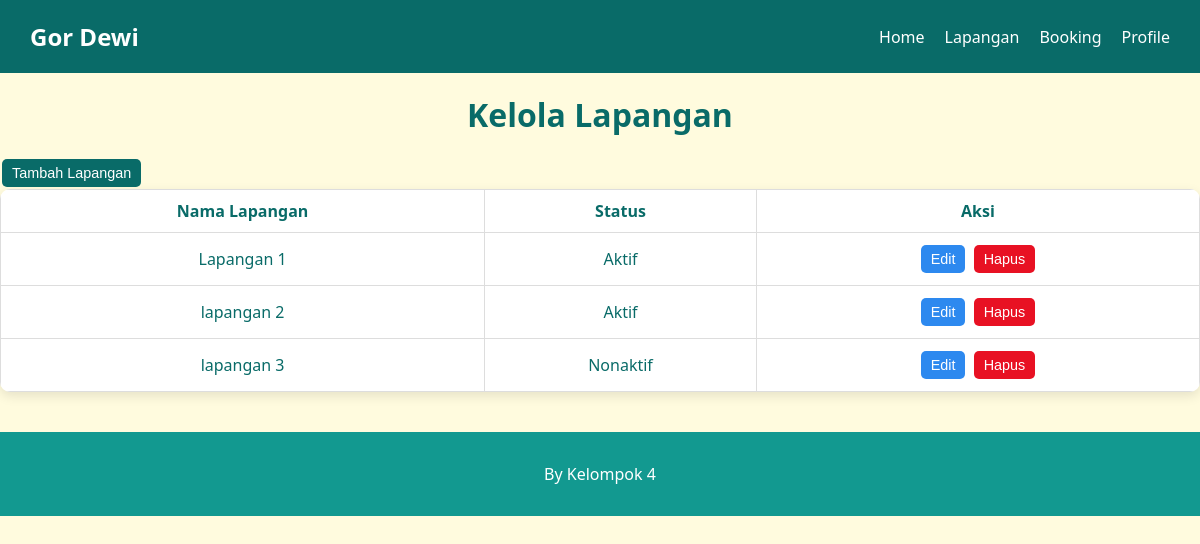
/admin/kelola_lapangan.php, run on an earlier commit of the app's database.
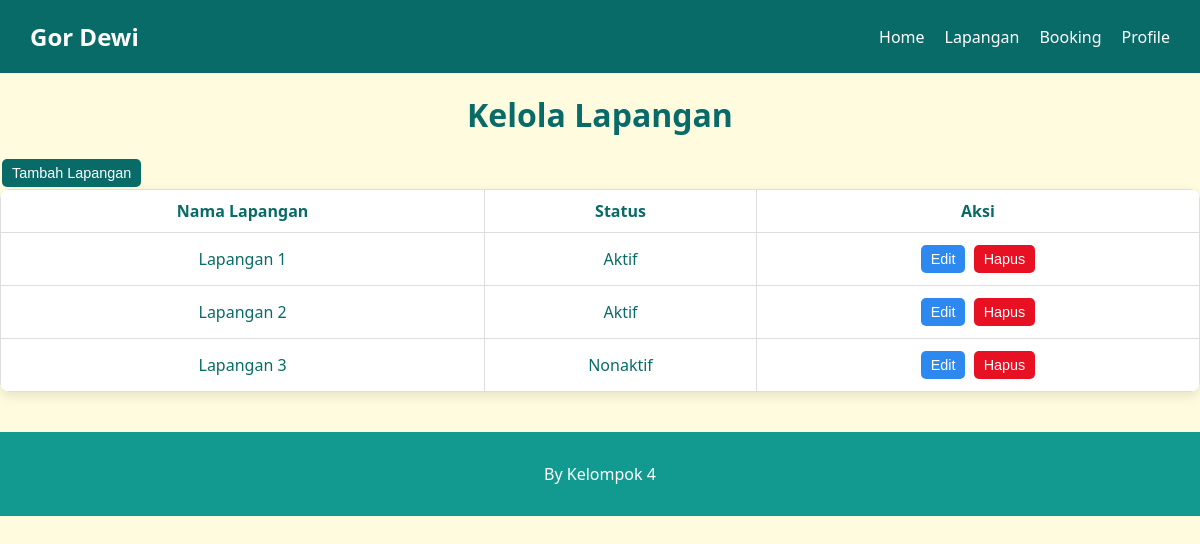
And on a later commit of the database.
### tables this page shows
CREATE TABLE `lapangan` (
  `id_lapangan` int(11) NOT NULL,
  `nama_lapangan` varchar(100) NOT NULL,
  `status_aktif` tinyint(1) DEFAULT 1
);

### admin/kelola_lapangan.php (the view, shortened to what this page needs)
<?php
include '../koneksi.php';
?>
<!DOCTYPE html>
<html>
<head>
    <link rel="stylesheet" href="../style/all.css">
    <link rel="stylesheet" href="../style/admin.css">
    <link rel="stylesheet" href="../style/alert.css">
</head>
<body>
    <nav>
        <div class="logo">Gor Dewi</div>
        <ul>
            <li><a href="../admin/admin.php">Home</a></li>
            <li><a href="../admin/kelola_lapangan.php">Lapangan</a></li>
            <li><a href="../admin/kelola_booking.php">Booking</a></li>
            <li><a href="../admin/profile_admin.php">Profile</a></li>
        </ul>
    </nav>
    <h1>Kelola Lapangan</h1>
    <button type="button" onclick="toggleTambahForm()" class="btn tambah">Tambah Lapangan</button>
    <table>
        <tr>
            <th>Nama Lapangan</th>
            <th>Status</th>
            <th>Aksi</th>
        </tr>
        <?php
        $lapangan = mysqli_query($conn, "SELECT * FROM lapangan");
        while ($l = mysqli_fetch_assoc($lapangan)):
        ?>
            <tr id="row-<?= $l['id_lapangan'] ?>">
                <td><?= htmlspecialchars($l['nama_lapangan']) ?></td>
                <td><?= $l['status_aktif'] ? 'Aktif' : 'Nonaktif' ?></td>
                <td>
                    <button type="button" class="btn edit" onclick="showEditForm(<?= $l['id_lapangan'] ?>)">Edit</button>
                    <button class="btn hapus" onclick="openDeleteModal(<?= $l['id_lapangan'] ?>, '<?= htmlspecialchars(addslashes($l['nama_lapangan'])) ?>')">Hapus</button>
                </td>
            </tr>
        <?php endwhile; ?>
    </table>
</body>
<footer>
    <p>By Kelompok 4</p>
</footer>
</html>

What changed in the data, as far as the page shows it:
changed lapangan: nama_lapangan "lapangan 2" → "Lapangan 2"
changed lapangan: nama_lapangan "lapangan 3" → "Lapangan 3"
